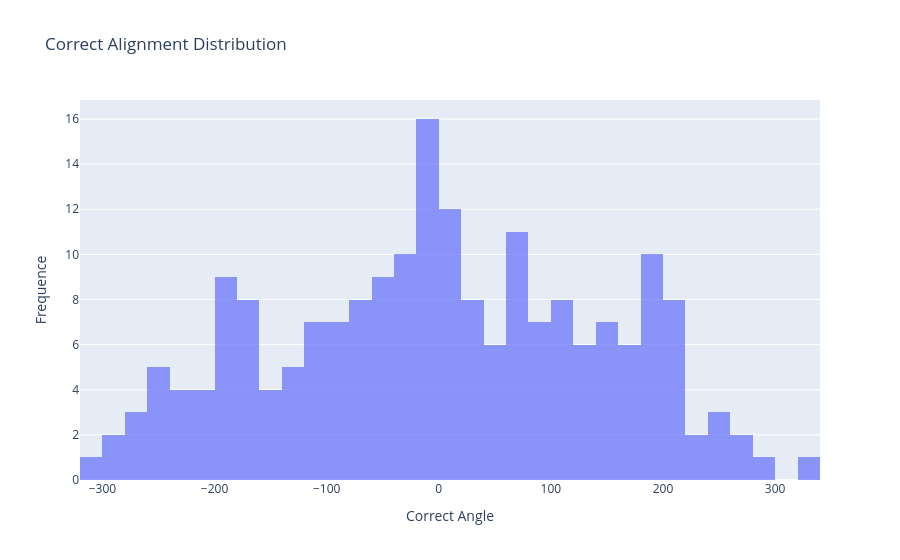

This figure's notebook cell:
### Code cell
import plotly.express as px

fig = px.histogram(
    df,
    x='correct_angle',
    nbins=50,
    title='Correct Alignment Distribution',
    opacity=0.7
)

fig.update_layout(
    xaxis_title='Correct Angle',
    yaxis_title='Frequence'
)

fig.show()

### Figure 1 — Plotly figure (JSON) as saved in the notebook; plotly's stock layout.template omitted (floating-point values rounded to 4 significant figures; data arrays with more than 128 entries replaced by an {"elided": "..."} marker saying what was removed)
{"data": [{"bingroup": "x", "hovertemplate": "correct_angle=%{x}<br>count=%{y}<extra></extra>", "legendgroup": "", "marker": {"color": "#636efa", "opacity": 0.7, "pattern": {"shape": ""}}, "name": "", "nbinsx": 50, "orientation": "v", "showlegend": false, "type": "histogram", "x": {"elided": "200 float values"}, "xaxis": "x", "yaxis": "y"}], "layout": {"barmode": "relative", "legend": {"tracegroupgap": 0}, "title": {"text": "Correct Alignment Distribution"}, "xaxis": {"anchor": "y", "domain": [0, 1], "title": {"text": "Correct Angle"}}, "yaxis": {"anchor": "x", "domain": [0, 1], "title": {"text": "Frequence"}}}}
